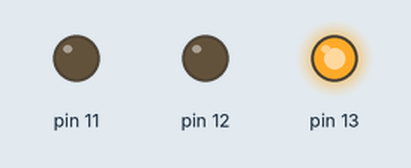
Simulated run of this sketch. Board: Arduino Uno, built with avr-gcc and run on an emulated ATmega328P. Parts: output pins drawn as LEDs (lit = HIGH).

Above: at 1.0 s.
At 2.2 s:
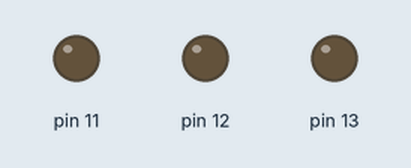
At 3.0 s:
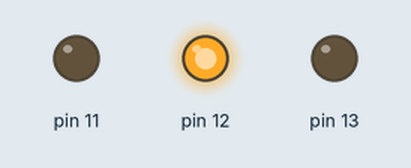
At 4.5 s:
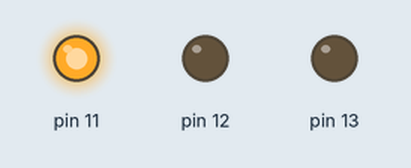
Timing chart, 0 to 7.2 s (numbered marks = the images above):
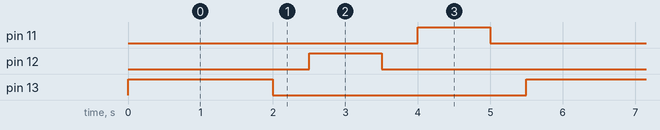

Measured:
- by itself, pin 11, pin 12: alternates HIGH for 1.0 s and LOW for 4.5 s
- by itself, pin 13: alternates HIGH for 2.0 s and LOW for 3.5 s
- by itself, everything shown: repeats every 5.5 s, in 6 steps

The sketch:

exrc1.ino
```cpp
void setup() {
pinMode(13, OUTPUT);
pinMode(12, OUTPUT);
pinMode(11, OUTPUT);
}

void loop() {
digitalWrite(13, HIGH);
delay(2000);
digitalWrite(13, LOW);
delay(500);
digitalWrite(12, HIGH);
delay(1000);
digitalWrite(12, LOW);
delay(500);
digitalWrite(11, HIGH);
delay(1000);
digitalWrite(11, LOW);
delay(500);
}
```
